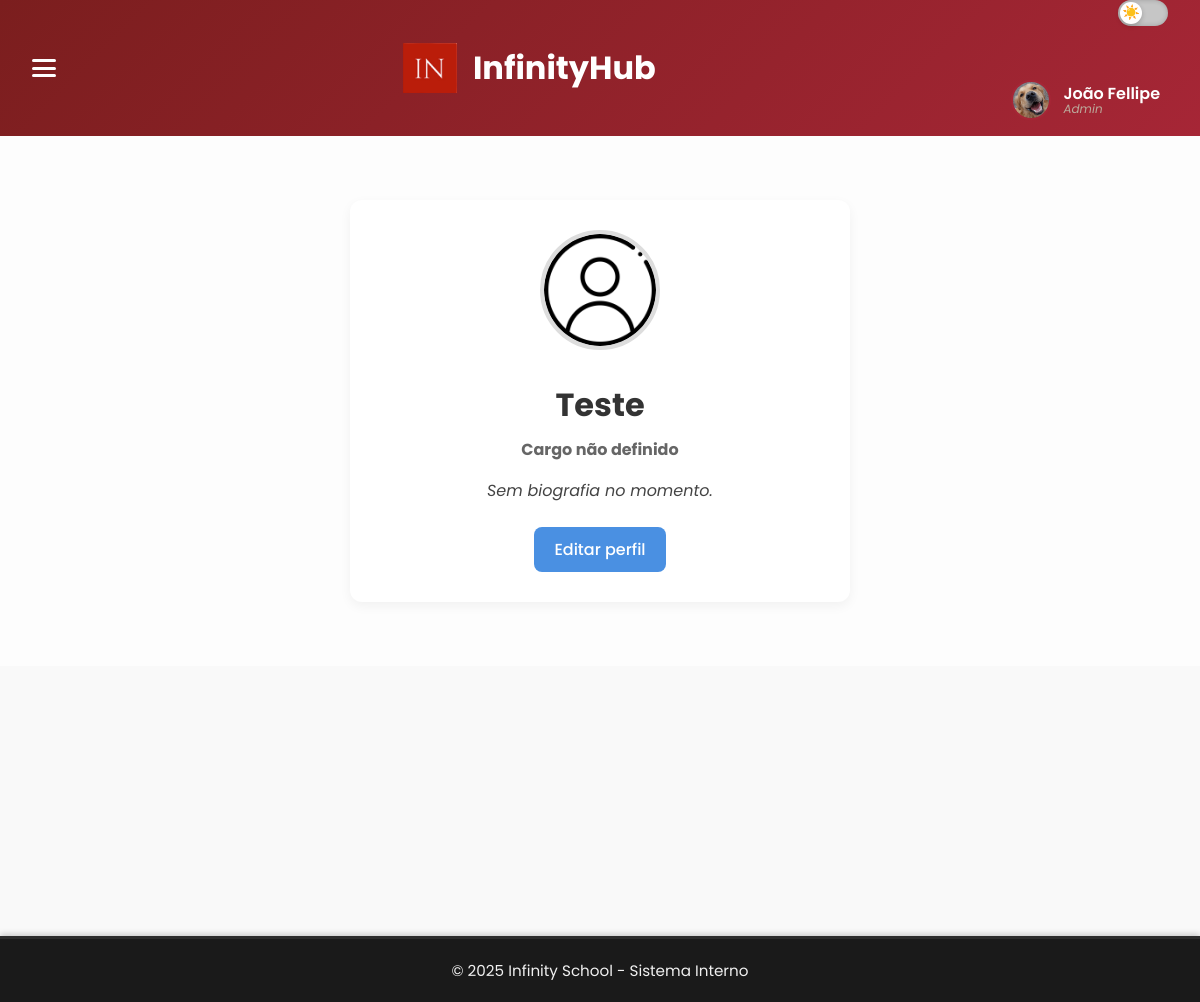
The app's page /profile/Teste (signed in) with its own data.
### Infinity/models.py (models this page shows, shortened)
class User(database.Model, UserMixin):
    id = database.Column(database.Integer, primary_key=True)
    username = database.Column(database.String(80), nullable=False)
    email = database.Column(database.String(120), unique=True, nullable=False)
    password_hash = database.Column(database.String(128), nullable=False)
    cargo = database.Column(database.String(50))
    bio = database.Column(database.Text)
    photo_url = database.Column(database.String(255))
    flash_notes = database.relationship('FlashNote', back_populates='user', lazy=True)
    google_credentials = database.Column(database.Text)  # Para armazenar as credenciais como JSON

### Infinity/routes.py (the view)
@app.route('/profile/<username>')
@login_required
def profile_user(username):
    user = User.query.filter_by(username=username).first()
    if not user:
        flash('Usuário não encontrado.', 'danger')
        return redirect(url_for('homepage'))
    return render_template('profile.html', user=user)

### Infinity/models.py (called while the page is built)
@login_manager.user_loader
def load_user(user_id):
    return User.query.get(int(user_id))

### Infinity/templates/profile.html (shortened to what this page needs)
{% extends "base.html" %}
{% block head_extra %}
<link rel="stylesheet" href="{{ url_for('static', filename='css/profile/profile.css') }}">
<link rel="stylesheet" href="{{ url_for('static', filename='css/profile/theme.css') }}">
{% endblock %}
{% block content %}
<section class="profile-page">
    <div class="profile-card">
        <div class="profile-picture">
            <img src="{{ url_for('static', filename='assets/profile_pictures/' + (user.photo_url or 'default.png')) }}" alt="Foto de Perfil">
        </div>
        <div class="profile-info">
            <h2>{{ user.username }}</h2>
            <p class="cargo">{{ user.cargo or 'Cargo não definido' }}</p>
            <p class="bio">{{ user.bio or 'Sem biografia no momento.' }}</p>
            <a href="{{ url_for('settings') }}" class="btn-edit">Editar perfil</a>
        </div>
    </div>
</section>
{% endblock %}

### Infinity/templates/menu.html (shortened to what this page needs)
<div class="header-left">
    <img src="{{ url_for('static', filename='assets/images/logo.png') }}" alt="Logo Infinity" class="logo">
    <h1>InfinityHub</h1>
</div>
<div class="header-right">
    <div class="theme-toggle">
        <div class="theme-toggle" title="Alternar modo claro/escuro">
            <label for="toggle-dark" class="slider"></label>
        </div>
    </div>
    {% if current_user.is_authenticated %}
    <a href="{{ url_for('profile_user', username=user.username) }}" class="user-profile">
        <img src="{{ url_for('static', filename='assets/profile_pictures/' + (current_user.photo_url | default('default.png', true))) }}" alt="Foto de Perfil">
        <div class="user-info">
            <span>{{ current_user.username }}</span>
            <small>{{ current_user.cargo }}</small>
        </div>
    </a>
    {% endif %}
</div>

### Infinity/static/css/body/base.css (style rules this page uses)
:root { --color-1: #1e2021; --color-2: #bca99b; --color-3: #6e5f57; --color-4: #5ba5a9; --color-5: #306e70; --color-6: #a62636; --color-7: #1e232b; --color-8: #463a30; --color-9: #294763; --color-10: #194147; --bg-light: #f9f9f9; --bg-dark: #1e2021; --text-light: #1e2021; --text-dark: #f0f0f0; }
body { margin: 0; font-family: 'Poppins', sans-serif; transition: background 0.3s, color 0.3s; }
body.light { background-color: var(--bg-light); color: var(--text-light); }
.header-left { display: flex; align-items: center; gap: 1rem; }
.logo { height: 50px; }
.header-right { display: flex; flex-direction: column; justify-content: center; align-items: flex-end; gap: 0.8rem; height: 100%; }
.theme-toggle { display: flex; align-items: center; justify-content: center; position: relative; width: 50px; height: 26px; cursor: pointer; margin-top: 0; }
.theme-toggle .slider { position: absolute; top: 0; left: 0; right: 0; bottom: 0; background-color: var(--color-3); border-radius: 15px; transition: background-color 0.3s; }
.theme-toggle .slider::before { content: ""; position: absolute; height: 20px; width: 20px; left: 3px; top: 3px; background-color: white; border-radius: 50%; transition: transform 0.3s; }
.theme-toggle { display: flex; align-items: center; gap: 12px; font-family: 'Poppins', sans-serif; font-weight: 600; color: inherit; user-select: none; margin-bottom: 25px; }
.theme-toggle .slider { position: relative; width: 50px; height: 26px; background-color: #c6c6c6; border-radius: 30px; transition: background-color 0.3s ease; box-shadow: inset 0 0 5px rgba(0,0,0,0.2); }
.theme-toggle .slider::before { content: "☀️"; position: absolute; width: 22px; height: 22px; left: 2px; top: 2px; background-color: white; border-radius: 50%; box-shadow: 0 2px 5px rgba(0,0,0,0.2); display: flex; align-items: center; justify-content: center; font-size: 14px; color: #f39c12; transition: transform 0.3s ease, content 0.3s ease; }
.theme-toggle label { cursor: pointer; font-size: 1rem; }
.user-profile { display: flex; align-items: center; gap: 0.8rem; text-decoration: none; color: inherit; transition: background-color 0.2s ease; padding: 0.25rem 0.5rem; border-radius: 6px; }
.user-profile img { width: 40px; height: 40px; border-radius: 50%; object-fit: cover; border: 2px solid var(--color-6); }
.user-info { display: flex; flex-direction: column; line-height: 1.1; }
.user-info span { font-weight: 600; font-size: 1rem; }
.user-info small { font-size: 0.75rem; color: var(--color-2); font-style: italic; }

### Infinity/static/css/body/header.css (style rules this page uses)
:root { --color-1: #1e2021; --color-2: #bca99b; --color-3: #6e5f57; --color-4: #5ba5a9; --color-5: #306e70; --color-6: #a62636; --color-7: #4a6daa; --color-8: #463a30; --color-9: #27221f; --color-10: #294763; --color-11: #194147; --bg-light: #f9f9f9; --bg-dark: #1e2021; --text-light: #1e2021; --text-dark: #f0f0f0; }
* { margin: 0; padding: 0; box-sizing: border-box; }
body { font-family: 'Segoe UI', sans-serif; background-color: #fff8f0; }
.logo { font-size: 1.5rem; font-weight: bold; color: white; }
.user-profile { text-decoration: none; color: white; }

### Infinity/static/css/profile/profile.css (style rules this page uses)
.profile-page { display: flex; justify-content: center; padding: 4rem 2rem; background: #fdfdfd; }
.profile-card { background: white; padding: 2rem; border-radius: 12px; box-shadow: 0 4px 12px rgba(0, 0, 0, 0.1); max-width: 500px; width: 100%; text-align: center; }
.profile-picture img { width: 120px; height: 120px; object-fit: cover; border-radius: 50%; border: 4px solid #ddd; margin-bottom: 1.5rem; }
.profile-info h2 { font-size: 2rem; margin-bottom: 0.5rem; color: #333; }
.profile-info .cargo { font-weight: bold; color: #666; margin-bottom: 1rem; }
.profile-info .bio { font-style: italic; color: #444; margin-bottom: 1.5rem; }
.btn-edit { display: inline-block; padding: 0.6rem 1.2rem; background-color: #a62626; color: white; border-radius: 8px; text-decoration: none; transition: background 0.3s; }

### records on screen
User: photo_url (picture), username "João Fellipe", cargo "Admin"
User: username "Teste", cargo "Cargo não definido", bio "Sem biografia no momento."
